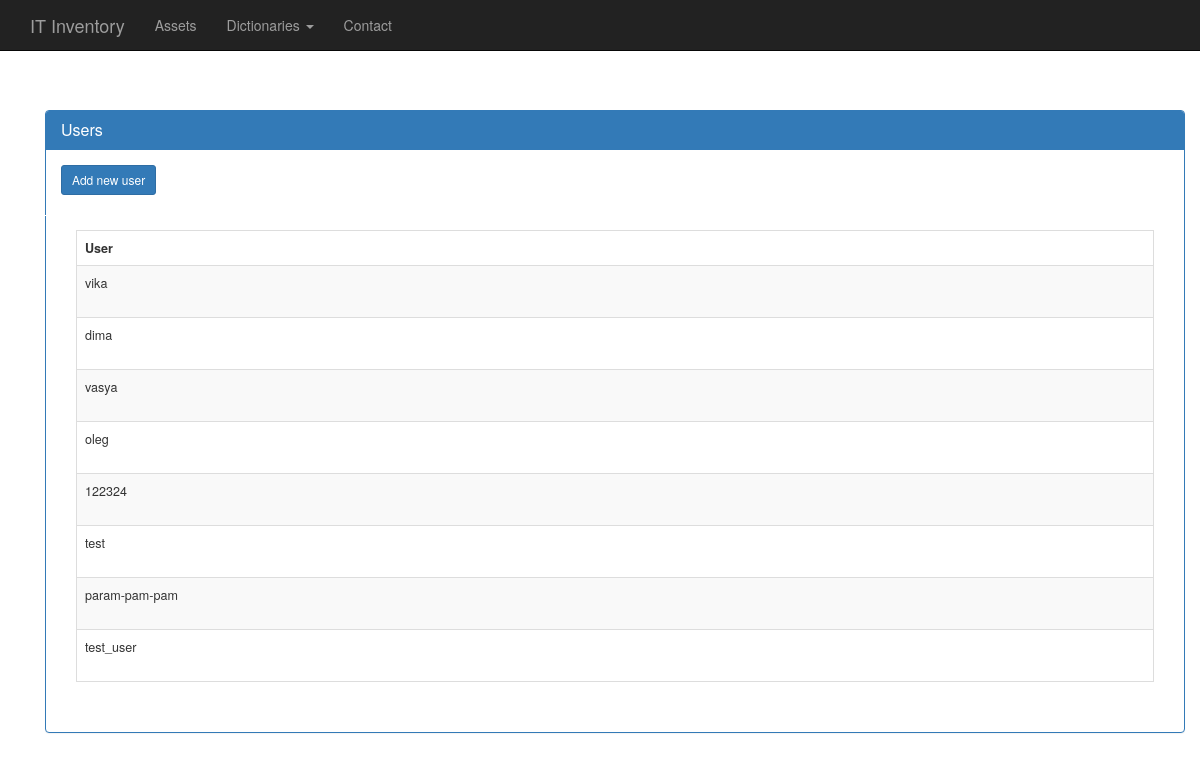
The app's page /dict_users, older data.
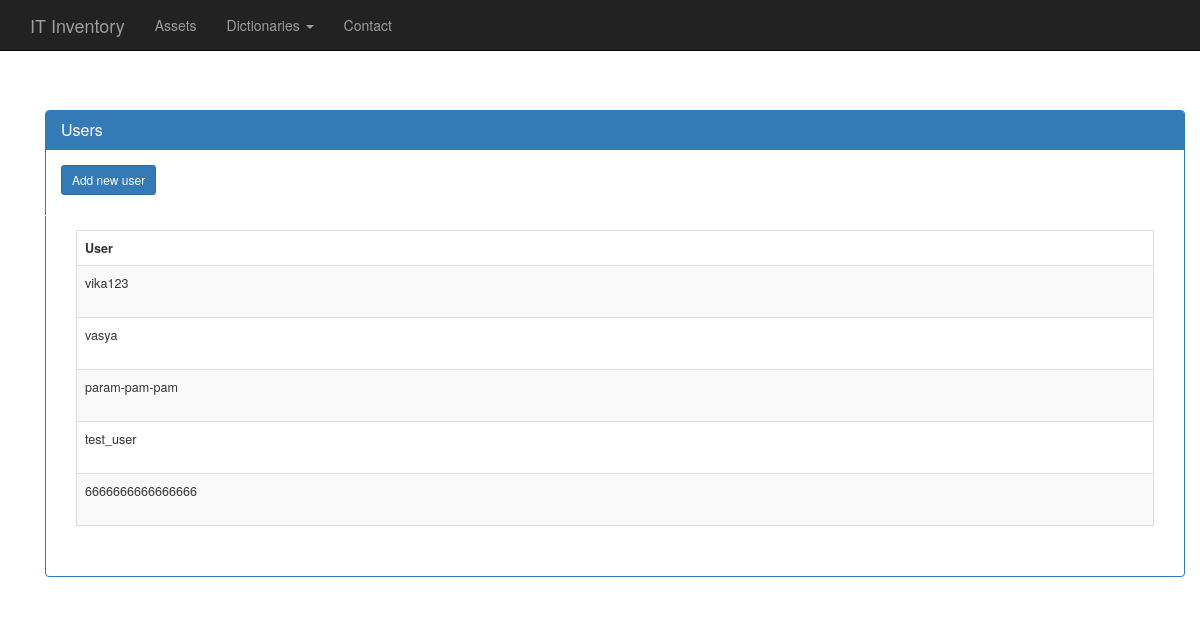
The same page, newer data.
### basic/models.py (models this page shows, shortened)
class user (models.Model):
    name = models.CharField(max_length=30)

### basic/views.py (the view)
# urls.py: url(r'^dict_users', dict_users),
def dict_users(request):
    users_all=user.objects.all()
    context = {"users_all": users_all}
    template = "dict_users.html"
    return render(request, template, context)

### basic/templates/dict_users.html (shortened to what this page needs)
{% load staticfiles %}
<!DOCTYPE html>
<html lang="en">
  <head>
    <link href="{% static 'css/bootstrap.min.css' %}" rel="stylesheet">
    <link href="{% static 'css/starter-template.css' %}" rel="stylesheet">
  </head>
  <body>
    <nav class="navbar navbar-inverse navbar-fixed-top">
      <div class="container">
        <div class="navbar-header">
          <a class="navbar-brand" href="/index">IT Inventory</a>
        </div>
        <div id="navbar" class="collapse navbar-collapse">
          <ul class="nav navbar-nav">
            <li><a href="assets">Assets</a></li>
            <li class="dropdown">
                <a href="#" class="dropdown-toggle" data-toggle="dropdown" aria-expanded="false">Dictionaries <b class="caret"></b></a>
            </li>
            <li><a href="/contact">Contact</a></li>
          </ul>
        </div>
      </div>
    </nav>
    <div class="container body-content">
        <div class="container">
            <br />
            <br />
            <br />
            <div class="panel panel-primary">
                <div class="panel-heading">
                    <h2 class="panel-title">
                        Users
                    </h2>
                </div>
                <div class="panel-body">
                    <div class="row-fluid">
<a class="btn btn-primary btn-sm" href="/new_dict_user" role="button">Add new user</a>
        <br/>
        <br/>
<div style="border-top: 1px solid #fff !important;" class=" foo panel-body table-index table-hover">
    <table style="font-size: 90%" class=" panel-body table table-hover datagrid table-striped">
        <tr>
            <th class=" control-box-header" />
            <th class="my-td"> User </th>
        </tr>
        {% for i in users_all %}
        <tr class=" for_shown">
            <td class="my-td td-border foo container body-content">
                {{i.name}}
            </td>
        </tr>
        {%endfor%}
    </table>
</div>
                    </div>
                </div>
            </div>
        </div>
    </div>
  </body>
</html>

Row changes from the older to the newer data that the page shows:
removed user: name "dima"
removed user: name "oleg"
removed user: name "122324"
removed user: name "test"
changed user: name "vika" → "vika123"
added user: name "6666666666666666"
